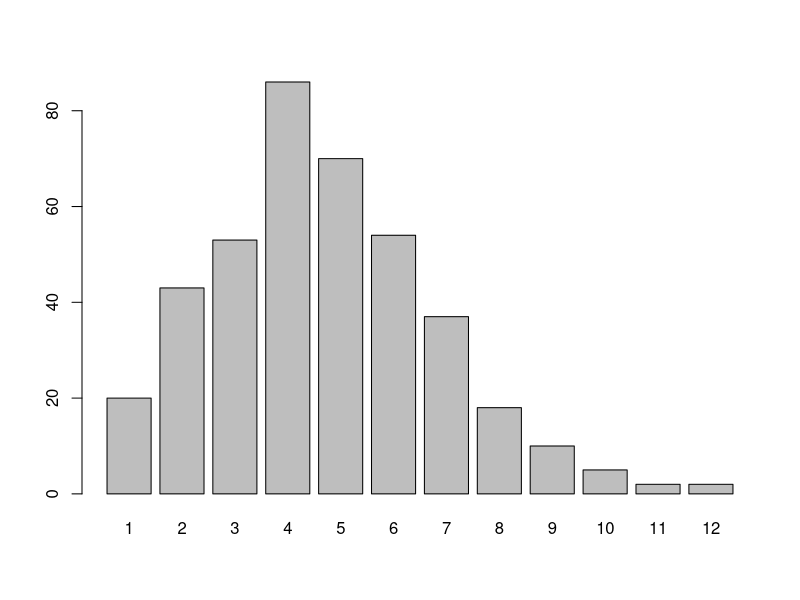
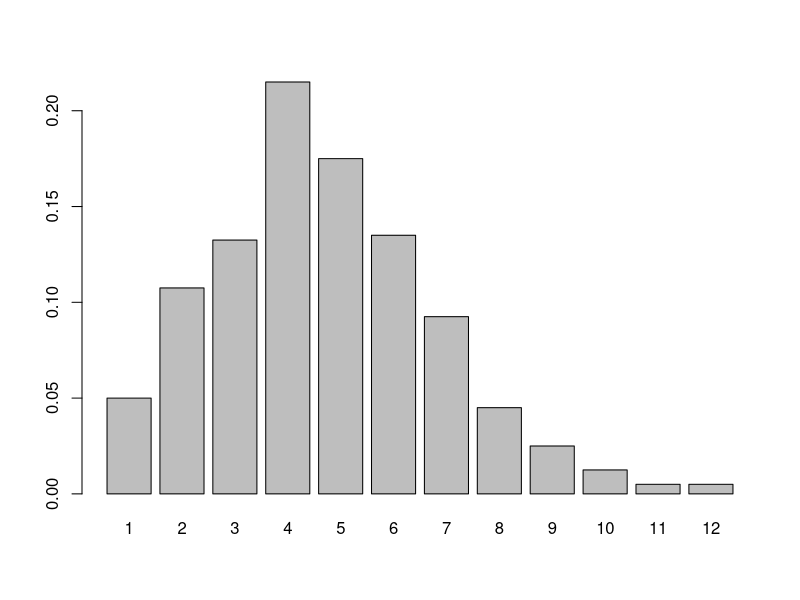
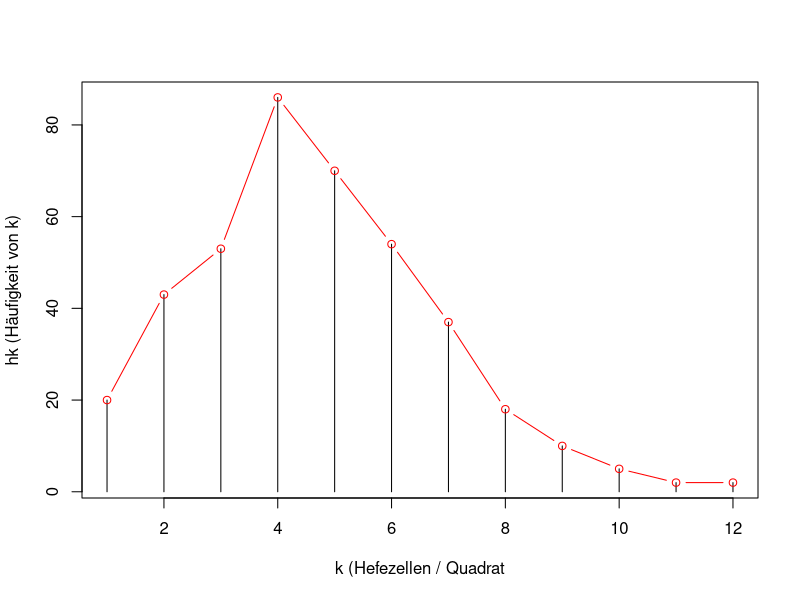

Write the R code that produced these figures, in order. (Note: this script raises an error after producing the figures.)
### Wednesday, 04.03.2020
# Statistische Grundlagen der Datenanalyse
# Lektor:
#   Thoralf Mildenberger

# Slides:
#   CAS-DA_ModulA2-HT1_Folien.pdf


############## Analyse von Zähldaten mit der Poisson-Verteilung ###############
#library(readr)
#hefezellen <- read_csv("./Module_A2/data/Hefezellen.dat", col_names = FALSE)
hefezellen <- read.table("./Module_A2/data/Hefezellen.dat")
hefe <- hefezellen$V1

# Datensatz ist auch im Package HistData enthalten:
#library(HistData)
#YeastD.mat

# Anzahl Hefezellen pro Quadrat
# Wertebereich: 1 - 12
# mean:         4.68
summary(hefe)

# Wertetabelle
# Wert und abs. Häufigkeit
table(hefe)

# Anzahl ausgezählter Quadrate
length(hefe)

# Summe gezählter Hefezellen
sum(hefe)

# Absolute Häufigket HZ pro Quadrat
barplot(table(hefe))

# Rel. Häufigket HZ pro Quadrat
barplot(table(hefe) / length(hefe))

# Kontingenz- / Häufigkeitstabelle
crosstab <- table(hefe)

# Hefezellen (HZ) / Quadrat
k <- as.integer(names(crosstab))

# Häufigkeit des HZ-Werts
hk <- as.integer(crosstab)

# type = "h": high density lines
plot(k, hk, type = "h", xlab = "k (Hefezellen / Quadrat", ylab = "hk (Häufigkeit von k)")
lines(k, hk, type = "b", col = "red") # add line

# tab <- table(hefe)
tab
prop.table(tab)
sum(tab)     
tab / sum(tab)

k <- as.integer(names(tab))     # Auspraegungen
k

hk <- as.integer(tab)           # abs. Haeufigkeiten
hk

fk <- hk / sum(hk)              # rel. Haeufigkeiten
fk

mean(hefe)
sum()


HZ <- data.frame(k=as.integer(names(table(hefezellen))),
                 freq=as.integer(table(hefezellen)))
HZ
# bar chart der Haeufigkeit von Hefezellen pro Quadrat
plot(
  HZ$k,
  HZ$freq,
  type = "h",
  lwd = 6,
  lend = 2,
  col = "blue",
  xlab = "k",
  ylab = "Haeufigkeit"
)

# Totale Anzahl Hefezellen
n <- sum(HZ$freq)
n

# λ schaetzen
mu <- sum(HZ$freq*HZ$k)/n 
mu

# Modellanpassung
# n * pk(Hut) bestimmen
yModell <- n * dpois(HZ$k, lambda=mu)
# n * pk(Hut) einzeichnen
lines(HZ$k, yModell, type="b", lwd=2, col="red")



##################### Arbeitsblatt: Radioaktiver Zerfall ######################
# read in data
#alpha <- read.csv("./Module_A2/data/alpha.dat", header = TRUE, sep = " " )
alpha <- read.table("./Module_A2/data/alpha.dat", header = TRUE)
alpha

# plot der Daten mit dickeren blauen Balken
plot(
  alpha$k,
  alpha$freq,
  type = "h",
  lwd = 6,
  col = "blue",
  lend = 2,
  xlab = "k",
  ylab = "Haeufigkeit"
)


# Anzahl Messungen
n <- sum(alpha$freq)
n


# Anzahl Zerfaelle
x <- sum(alpha$freq * alpha$k)


# Schaetzen von lambda ()
mu <- sum(alpha$freq * alpha$k) / n
mu


# ideale Poisson Verteilung
yModell <- dpois(alpha$k, lambda = mu) * n


# ideale Verteilungs-Kurve in Plot einzeichnen (rot)
lines(alpha$k, yModell, type="b", lwd=2, col="red")


# Original Datensatz rekonstruieren
x <- rep(alpha$k, alpha$freq)
x


######################## Arbeitsblatt: Verkehrsdaten ##########################
alpha <- read.table("./Module_A2/data/verkehr.dat", header = TRUE)
alpha

# plot der Daten mit dickeren blauen Balken
plot(
  alpha$k,
  alpha$freq,
  type = "h",
  lwd = 6,
  col = "blue",
  lend = 2,
  xlab = "k",
  ylab = "Haeufigkeit"
)


# Anzahl Messungen
n <- sum(alpha$freq)
n

# Anzahl Rechtsabbieger
x <- sum(alpha$freq * alpha$k)

# Schaetzen von lambda ()
mu <- sum(alpha$freq * alpha$k) / n
mu

# ideale Poisson Verteilung
yModell <- dpois(alpha$k, lambda = mu) * n

# ideale Verteilungs-Kurve in Plot einzeichnen (rot)
lines(alpha$k, yModell, type="b", lwd=2, col="red")


# Original Datensatz rekonstruieren
x <- rep(alpha$k, alpha$freq)
x

######################## Arbeitsblatt: Wuerfeln ##########################
# Aufgabe 2 - Wuerfel mit 6 Seiten

k <- 1:6
k

pk <- rep(1/6, 6)
pk

plot(k,
     pk,
     type = "h"
     )

mu <- sum(k * pk)
mu

sigma2 <- sum(pk * (k - mu) ^ 2)
sigma2

sigma <- sqrt(sigma2)
sigma


# Aufgabe 2 - Wuerfel mit 12 Seiten

k <- 1:12
k

pk <- rep(1/12, 12)
pk

plot(k,
     pk,
     type = "h"
)

mu <- sum(k * pk)
mu

sigma2 <- sum(pk * (k - mu) ^ 2)
sigma2

sigma <- sqrt(sigma2)
sigma


# Aufgabe:
# Ziehen Sie mit rpois() 10 Zufallszahlen aus einer Poisson-Verteilung mit λ=55
# und berechnen Sie den Mittelwert.

# – Entspricht dieser Mittelwert genau λ?
# – Was passiert, wenn Sie das Ganze wiederholen?
# – Was passiert, wenn Sie eine grössere Stichprobe verwenden?

x <- rpois(n = 10, lambda = 55)
mean(x)

x <- rpois(n = 100, lambda = 55)
mean(x)

x <- rpois(n = 1000, lambda = 55)
mean(x)

x <- rpois(n = 100000, lambda = 55)
mean(x)

x <- rpois(n = 10000000, lambda = 55)
mean(x)



# Bestimmung der Grenzen 2.5% und 97.5%

k <- 0:10
plot(k, dpois(k, lambda = 4.68), type = "h")

data.frame(
  k = k,
  ppois = ppois(k, lambda = 4.68),
  rechts = 1 - ppois(k, lambda = 4.68)
)

# testen ob 1:9 Zellen pro Quadrant wahrscheinlicher als 95% ist
sum(dpois(1:9, lambda = 4.68))    # yeah! fast 97%!
